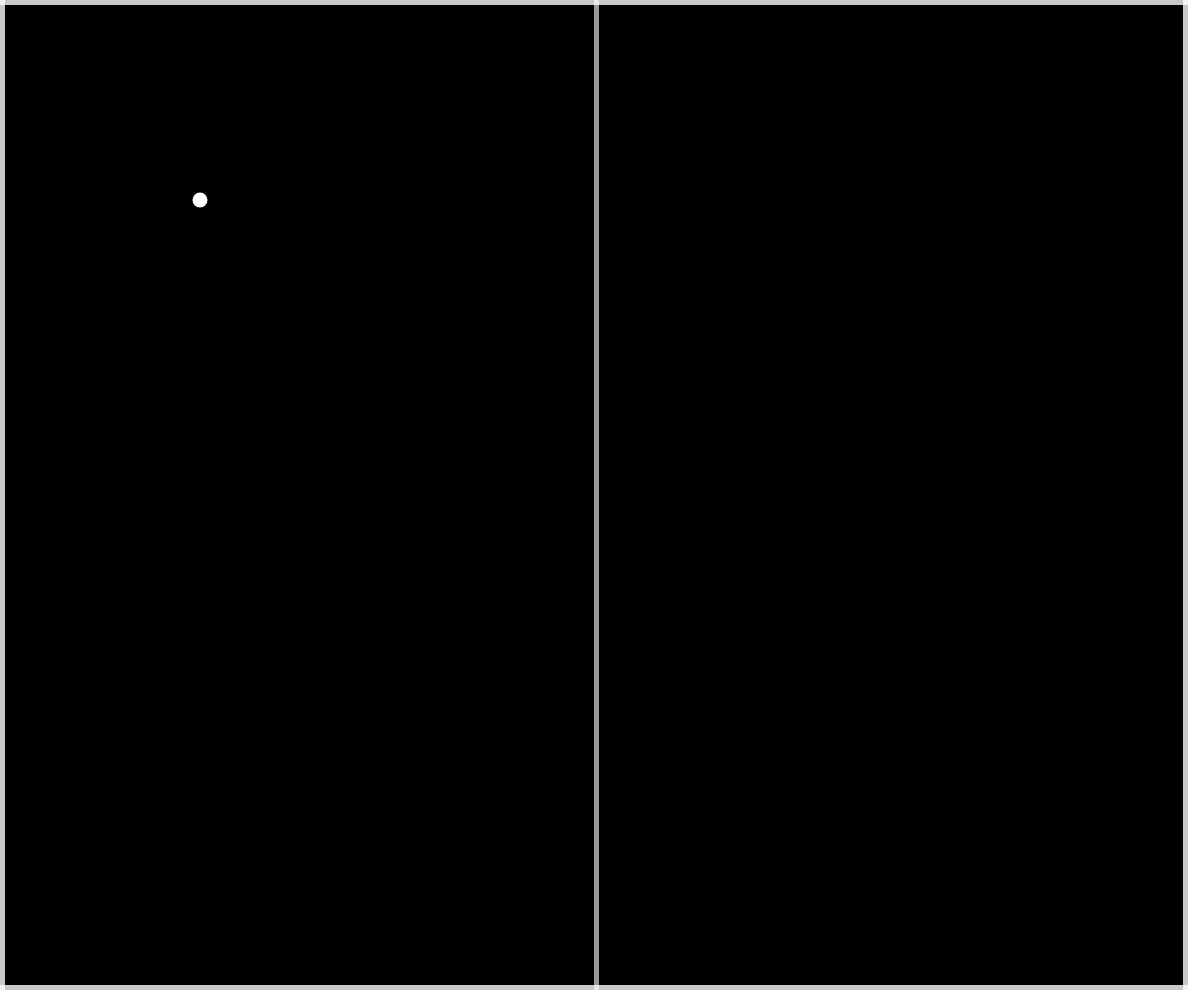
Frame 1 (no input)
Frame 60 (no input): identical to frame 1, image omitted
Frame 120 (the mouse pressed at the canvas centre since frame 60): identical to frame 1, image omitted

The p5.js sketch that drew this single still picture (run headless with seeded random() and noise() and a simulated clock; from frame 60 on, the mouse is pressed at the canvas centre):

// p5.js sketch
// ── sketch.js
function setup() {
    createCanvas(windowWidth * 0.99, windowHeight * 0.99);
}

function windowResized() {
    resizeCanvas(windowWidth * 0.99, windowHeight * 0.99);
}

// Create A Constructor Function for the GamePlay Object
function GamePlay() {
    this.playStatus = false;
    this.togglePlayStatus = function() {
        this.playStatus = !this.playStatus;
    }
}

// Create the Constructor Function For the Pong Sprite  
function Pong(x, y, speed) {
    this.x = x;
    this.y = y;
    this.xSpeed = speed;
    this.ySpeed = speed;
    this.draw = function() {
        fill(255);
        ellipse(this.x, this.y, 15, 15);
    }
    this.animate = function() {
        this.x = this.x + this.xSpeed;
        this.y = this.y + this.ySpeed;
        if(this.y > height - 5 || this.y < 0 + 5) {
            this.ySpeed = this.ySpeed * -1;
        }
        if(this.x > width - 5 || this.x < 0 + 5) {
            this.xSpeed = this.xSpeed * -1;
        }
    } 
}

// Create the Constructor Function For the Sticks
function stick(x, y, size) {
    this.x = x;
    this.y = y;
    this.speed = speed;
    this.render = function() {
        fill(255);
        rectMode(CENTER);
        t
    }
}

// Checking for Key Presses
function keyPressed() {
    if(keyCode == 32) {
        game.togglePlayStatus();
    }
    console.log(keyCode)
}

// Create a Pong Sprite
var pong = new Pong(200, 200, 3);

// Create a GamePlay Object
var game = new GamePlay(); 

function draw() {
    background(0, 0, 0);
    noStroke();
    // Draw the Play-area Boundaries 
    fill(255, 255, 255, 200);
    rect(0, 0, width, 5);
    rect(0, 0, 5, height);
    rect(0, height - 5, width, 5);
    rect(width - 5, 0, 5, height);
    // Create Divider
    fill(255, 255, 255, 155);
    rect(width/2 , 0, 5, height);
    pong.draw();
    if(game.playStatus) {
        pong.animate();
    }
}
